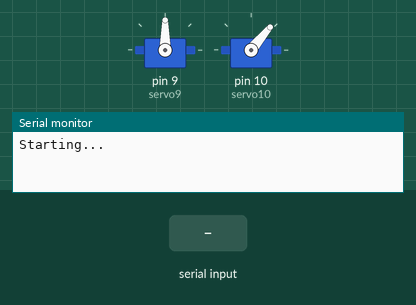
Recording of a sketch running on a simulated Arduino Uno, built with avr-gcc and run on an emulated ATmega328P. Parts: 2 × servo, the last lines printed to the serial monitor. The test bench sets the inputs (shaded band).

Above: at 5.2 s.
5.3 s: "TALKING\n" received over Serial
At 7.0 s:
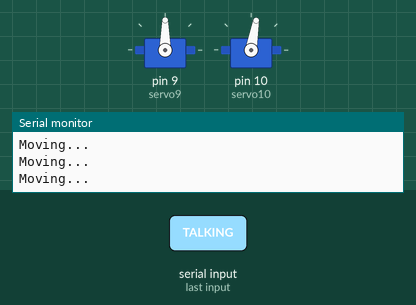
14.3 s: "MANO\n" received over Serial
At 19.4 s:
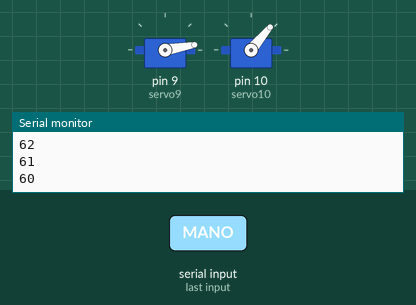
Timing chart, 0 to 25.7 s (numbered marks = the images above; inputs shaded):
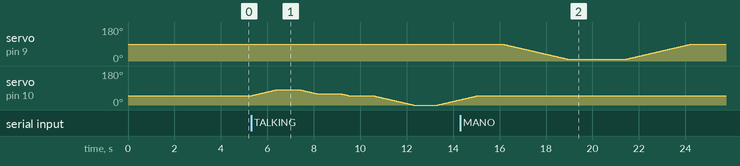

The sketch:

head.ino
```cpp
#include <Servo.h>


Servo servo9;
Servo servo10;


String command;
int angle;


void setup() {
  Serial.begin(9600);


  servo9.attach(9);    // tango
  servo10.attach(10);  // ikot


  Serial.println("Starting...");


  // Initial positions
  servo9.write(90);
  servo10.write(50);


  delay(4000);

  // ----- SERVO10 -----
  // TALKING


  // 50 -> 80
  // for (int angle = 50; angle <= 80; angle++) {
  //   servo10.write(angle);
  //   delay(35);
  // }


  // delay(500);


  // // 80 -> 60
  // for (int angle = 80; angle >= 20; angle--) {
  //   servo10.write(angle);
  //   delay(35);
  // }


  // delay(500);


  // // 60 -> 50
  // for (int angle = 20; angle >= 100; angle--) {
  //   servo10.write(angle);
  //   delay(35);
  // }


  // delay(500);


  // // 50 -> 0
  // for (int angle = 100; angle >= 0; angle--) {
  //   servo10.write(angle);
  //   delay(35);
  // }


  // delay(500);


  // // 0 -> 50 (back to initial)
  // for (int angle = 0; angle <= 50; angle++) {
  //   servo10.write(angle);
  //   delay(35);
  // }


  // delay(1000);


  // ----- SERVO9 -----
  // MANO PO


  // 80 -> 0
  // for (int angle = 90; angle >= 10; angle--) {
  //   servo9.write(angle);
  //   delay(35);
  // }


  // delay(500);


  // // 0 -> 80 (back to initial)
  // for (int angle = 10; angle <= 90; angle++) {
  //   servo9.write(angle);
  //   delay(35);
  // }
}


void loop() {


  if (Serial.available() > 0) {
    command = Serial.readStringUntil('\n');
    command.trim();


    if (command == "MANO") {
      for (int angle = 90; angle >= 10; angle--) {
        servo9.write(angle);
        delay(35);
      }


      delay(2500);


      // 0 -> 80 (back to initial)
      for (int angle = 10; angle <= 90; angle++) {
        servo9.write(angle);
        delay(35);
      }
    }


    if (command == "TALKING") {
      for (int angle = 50; angle <= 80; angle++) {
        servo10.write(angle);
        delay(35);
        Serial.println("Moving...");
      }


      delay(1000);

      Serial.println("Next...");
      // 80 -> 60
      for (int angle = 80; angle >= 60; angle--) {
        servo10.write(angle);
        delay(35);
        Serial.println(angle);
      }


      delay(1000);


      // 60 -> 50
      for (int angle = 60; angle >= 50; angle--) {
        servo10.write(angle);
        delay(35);
      }


      delay(1000);


      // 50 -> 0
      for (int angle = 50; angle >= 0; angle--) {
        servo10.write(angle);
        delay(35);
      }


      delay(1000);


      // 0 -> 50 (back to initial)
      for (int angle = 0; angle <= 50; angle++) {
        servo10.write(angle);
        delay(35);
      }


      delay(1000);
    }
  }
}
```
